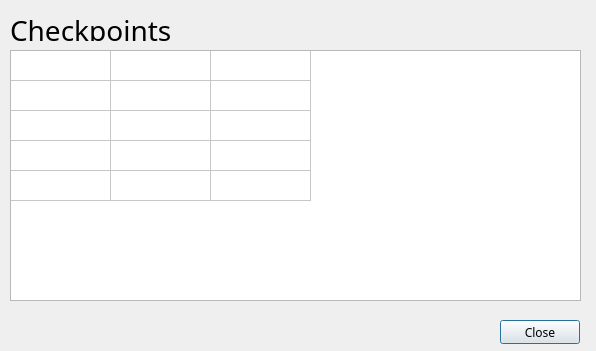
<?xml version="1.0" encoding="UTF-8"?>
<ui version="4.0">
 <class>viewcheckpoint</class>
 <widget class="QDialog" name="viewcheckpoint">
  <property name="windowModality">
   <enum>Qt::NonModal</enum>
  </property>
  <property name="geometry">
   <rect>
    <x>0</x>
    <y>0</y>
    <width>596</width>
    <height>351</height>
   </rect>
  </property>
  <property name="font">
   <font>
    <family>Noto Sans</family>
   </font>
  </property>
  <property name="windowTitle">
   <string>View Checkpoints</string>
  </property>
  <widget class="QTableWidget" name="table">
   <property name="geometry">
    <rect>
     <x>10</x>
     <y>50</y>
     <width>571</width>
     <height>251</height>
    </rect>
   </property>
   <property name="midLineWidth">
    <number>-4</number>
   </property>
   <property name="editTriggers">
    <set>QAbstractItemView::NoEditTriggers</set>
   </property>
   <property name="rowCount">
    <number>5</number>
   </property>
   <property name="columnCount">
    <number>3</number>
   </property>
   <attribute name="horizontalHeaderVisible">
    <bool>false</bool>
   </attribute>
   <attribute name="horizontalHeaderHighlightSections">
    <bool>true</bool>
   </attribute>
   <attribute name="horizontalHeaderStretchLastSection">
    <bool>false</bool>
   </attribute>
   <attribute name="verticalHeaderVisible">
    <bool>false</bool>
   </attribute>
   <attribute name="verticalHeaderStretchLastSection">
    <bool>false</bool>
   </attribute>
   <row/>
   <row/>
   <row/>
   <row/>
   <row/>
   <column/>
   <column/>
   <column/>
  </widget>
  <widget class="QLabel" name="label">
   <property name="geometry">
    <rect>
     <x>10</x>
     <y>20</y>
     <width>571</width>
     <height>21</height>
    </rect>
   </property>
   <property name="font">
    <font>
     <family>Courier Prime</family>
     <pointsize>21</pointsize>
    </font>
   </property>
   <property name="text">
    <string>Checkpoints</string>
   </property>
  </widget>
  <widget class="QPushButton" name="closeButton">
   <property name="geometry">
    <rect>
     <x>500</x>
     <y>320</y>
     <width>80</width>
     <height>24</height>
    </rect>
   </property>
   <property name="text">
    <string>Close</string>
   </property>
  </widget>
 </widget>
 <resources/>
 <connections/>
</ui>
